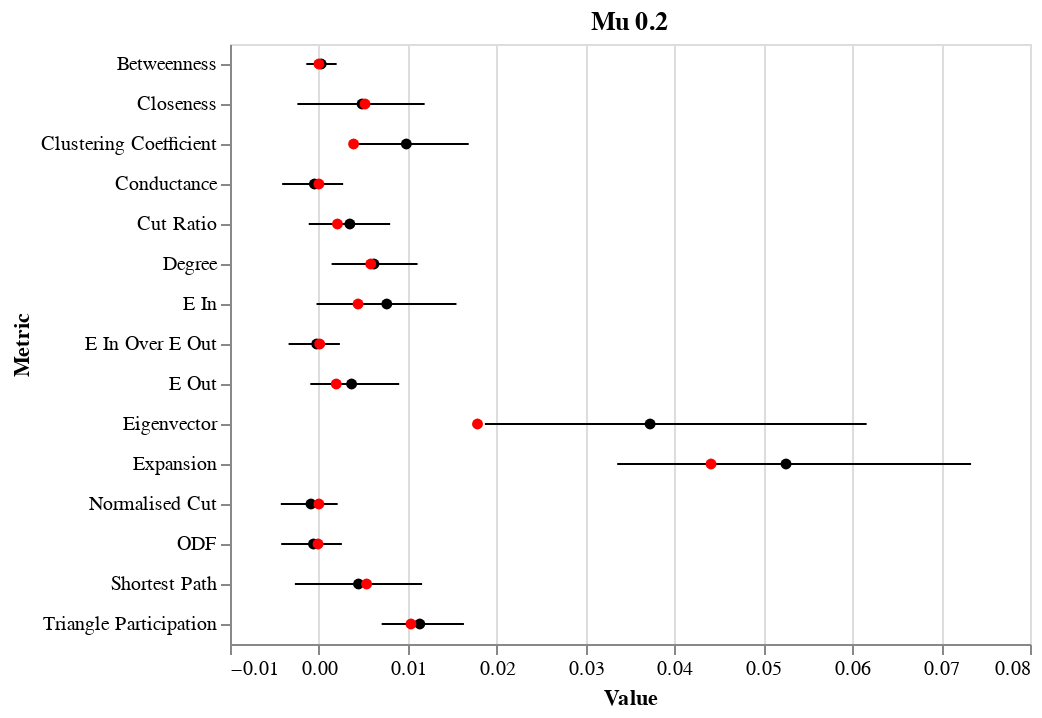
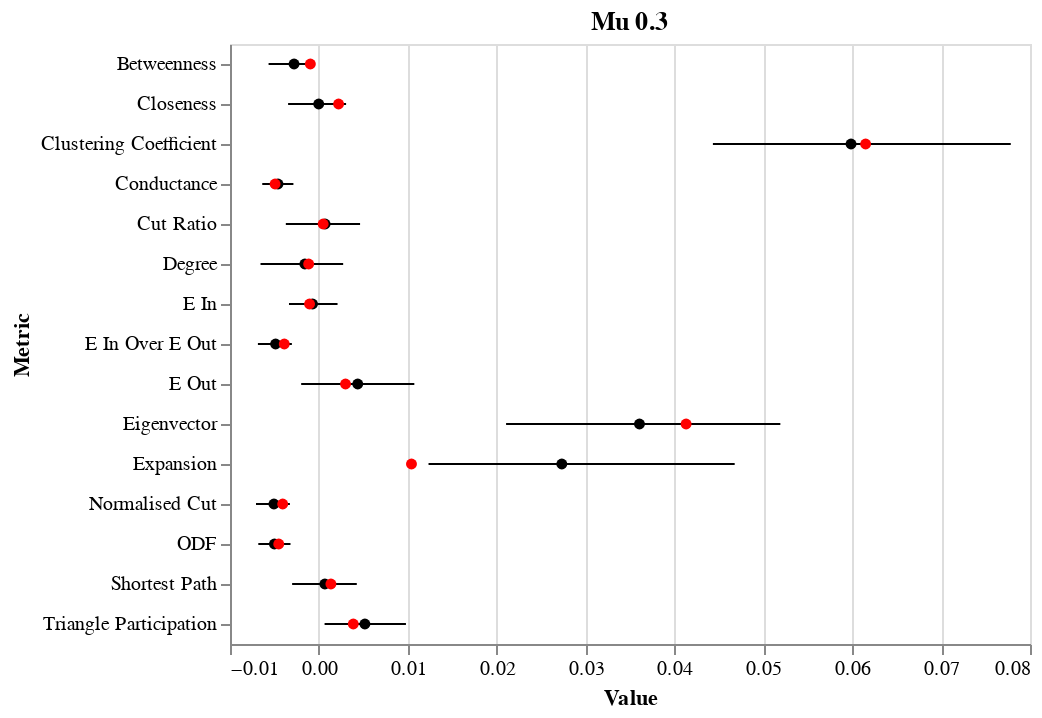
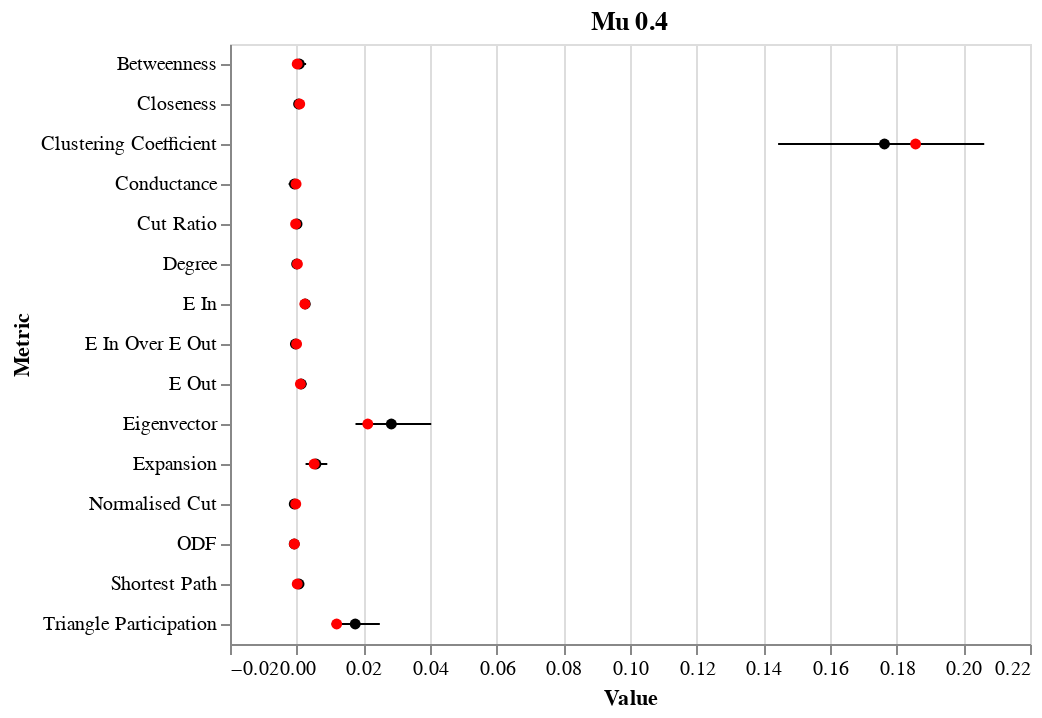

The notebook cell these images were saved under, in order:
### Markdown cell above
## Infomap Final Test

Here we explore the results from the final test of the methodology before the real experiments. First, we look at plots of the entropies and the stability cutoff for each graph.

Then, we look at the permutation importances for each node feature.

### Code cell
for mu in [2, 3, 4]:
    accuracy = []
    balanced_accuracy = []
    mu_feature_importances = {'Metric': [], 'Value': []}
    for graph in [1, 2, 3, 4, 5]:
        with open('Community_Data/Infomap/Results/mu_0_{0}/graph_0{1}_undersample_0_75/results'.format(mu, graph), 'rb') as f:
            results = pickle.load(f)
        perm_importances = results['Feature Importances']
        accuracy.append(np.mean(results['Accuracy Scores']))
        balanced_accuracy.append(np.mean(results['Balanced Accuracy Scores']))
        for feat, val in perm_importances.items():
            mu_feature_importances['Metric'].append(feat)
            mu_feature_importances['Value'].append(val)
    for graph in [1, 2, 3, 4, 5, 6, 7, 8, 9, 10, 11, 12, 13, 14, 15]:
        with open('Community_Data/Infomap/Results_Additional/mu_0_{0}/graph_0{1}_undersample_0_75/results'.format(mu, graph), 'rb') as f:
            results = pickle.load(f)
        perm_importances = results['Feature Importances']
        accuracy.append(np.mean(results['Accuracy Scores']))
        balanced_accuracy.append(np.mean(results['Balanced Accuracy Scores']))
        for feat, val in perm_importances.items():
            mu_feature_importances['Metric'].append(feat)
            mu_feature_importances['Value'].append(val)
    mu_feature_importances = pd.DataFrame(data=mu_feature_importances)
    error_bars = alt.Chart(mu_feature_importances).mark_errorbar(extent='ci').encode(
      x=alt.X('Value:Q', scale=alt.Scale(zero=False)),
      y=alt.Y('Metric:N')
    )


    mean_points = alt.Chart(mu_feature_importances).mark_point(filled=True, color='black').encode(
      x=alt.X('Value:Q', aggregate='mean'),
      y=alt.Y('Metric:N'),
    )
    
    median_points = alt.Chart(mu_feature_importances).mark_point(filled=True, color='red').encode(
      x=alt.X('Value:Q', aggregate='median'),
      y=alt.Y('Metric:N'),
    )

    final_plot = (error_bars + mean_points + median_points).properties(
        title='Mu 0.{0}'.format(mu)
    )

    final_plot.display()
    
    print('Random forest accuracy for each graph:', list(np.around(accuracy, decimals=2)))
    print('')
    print('Random forest balanced accuracy for each graph:', list(np.around(balanced_accuracy, decimals=2)))

### Figure 1 — Vega-Lite specification as saved in the notebook (floating-point values rounded to 4 significant figures; data arrays with more than 128 entries replaced by an {"elided": "..."} marker saying what was removed)
{"config": {"view": {"continuousWidth": 400, "continuousHeight": 300}}, "layer": [{"mark": {"type": "errorbar", "extent": "ci"}, "encoding": {"x": {"type": "quantitative", "field": "Value", "scale": {"zero": false}}, "y": {"type": "nominal", "field": "Metric"}}}, {"mark": {"type": "point", "color": "black", "filled": true}, "encoding": {"x": {"type": "quantitative", "aggregate": "mean", "field": "Value"}, "y": {"type": "nominal", "field": "Metric"}}}, {"mark": {"type": "point", "color": "red", "filled": true}, "encoding": {"x": {"type": "quantitative", "aggregate": "median", "field": "Value"}, "y": {"type": "nominal", "field": "Metric"}}}], "data": {"name": "data-2463da0d1d83664e713ae1a6bc134b80"}, "title": "Mu 0.2", "$schema": "https://vega.github.io/schema/vega-lite/v4.0.2.json", "datasets": {"data-2463da0d1d83664e713ae1a6bc134b80": {"elided": "300 records"}}}

### Figure 2 — Vega-Lite specification as saved in the notebook (floating-point values rounded to 4 significant figures; data arrays with more than 128 entries replaced by an {"elided": "..."} marker saying what was removed)
{"config": {"view": {"continuousWidth": 400, "continuousHeight": 300}}, "layer": [{"mark": {"type": "errorbar", "extent": "ci"}, "encoding": {"x": {"type": "quantitative", "field": "Value", "scale": {"zero": false}}, "y": {"type": "nominal", "field": "Metric"}}}, {"mark": {"type": "point", "color": "black", "filled": true}, "encoding": {"x": {"type": "quantitative", "aggregate": "mean", "field": "Value"}, "y": {"type": "nominal", "field": "Metric"}}}, {"mark": {"type": "point", "color": "red", "filled": true}, "encoding": {"x": {"type": "quantitative", "aggregate": "median", "field": "Value"}, "y": {"type": "nominal", "field": "Metric"}}}], "data": {"name": "data-cf7bfb7354fc8f33b5c3b9cec012f6cb"}, "title": "Mu 0.3", "$schema": "https://vega.github.io/schema/vega-lite/v4.0.2.json", "datasets": {"data-cf7bfb7354fc8f33b5c3b9cec012f6cb": {"elided": "300 records"}}}

### Figure 3 — Vega-Lite specification as saved in the notebook (floating-point values rounded to 4 significant figures; data arrays with more than 128 entries replaced by an {"elided": "..."} marker saying what was removed)
{"config": {"view": {"continuousWidth": 400, "continuousHeight": 300}}, "layer": [{"mark": {"type": "errorbar", "extent": "ci"}, "encoding": {"x": {"type": "quantitative", "field": "Value", "scale": {"zero": false}}, "y": {"type": "nominal", "field": "Metric"}}}, {"mark": {"type": "point", "color": "black", "filled": true}, "encoding": {"x": {"type": "quantitative", "aggregate": "mean", "field": "Value"}, "y": {"type": "nominal", "field": "Metric"}}}, {"mark": {"type": "point", "color": "red", "filled": true}, "encoding": {"x": {"type": "quantitative", "aggregate": "median", "field": "Value"}, "y": {"type": "nominal", "field": "Metric"}}}], "data": {"name": "data-22db1414c7318e55cc57eb5766ba6113"}, "title": "Mu 0.4", "$schema": "https://vega.github.io/schema/vega-lite/v4.0.2.json", "datasets": {"data-22db1414c7318e55cc57eb5766ba6113": {"elided": "300 records"}}}
